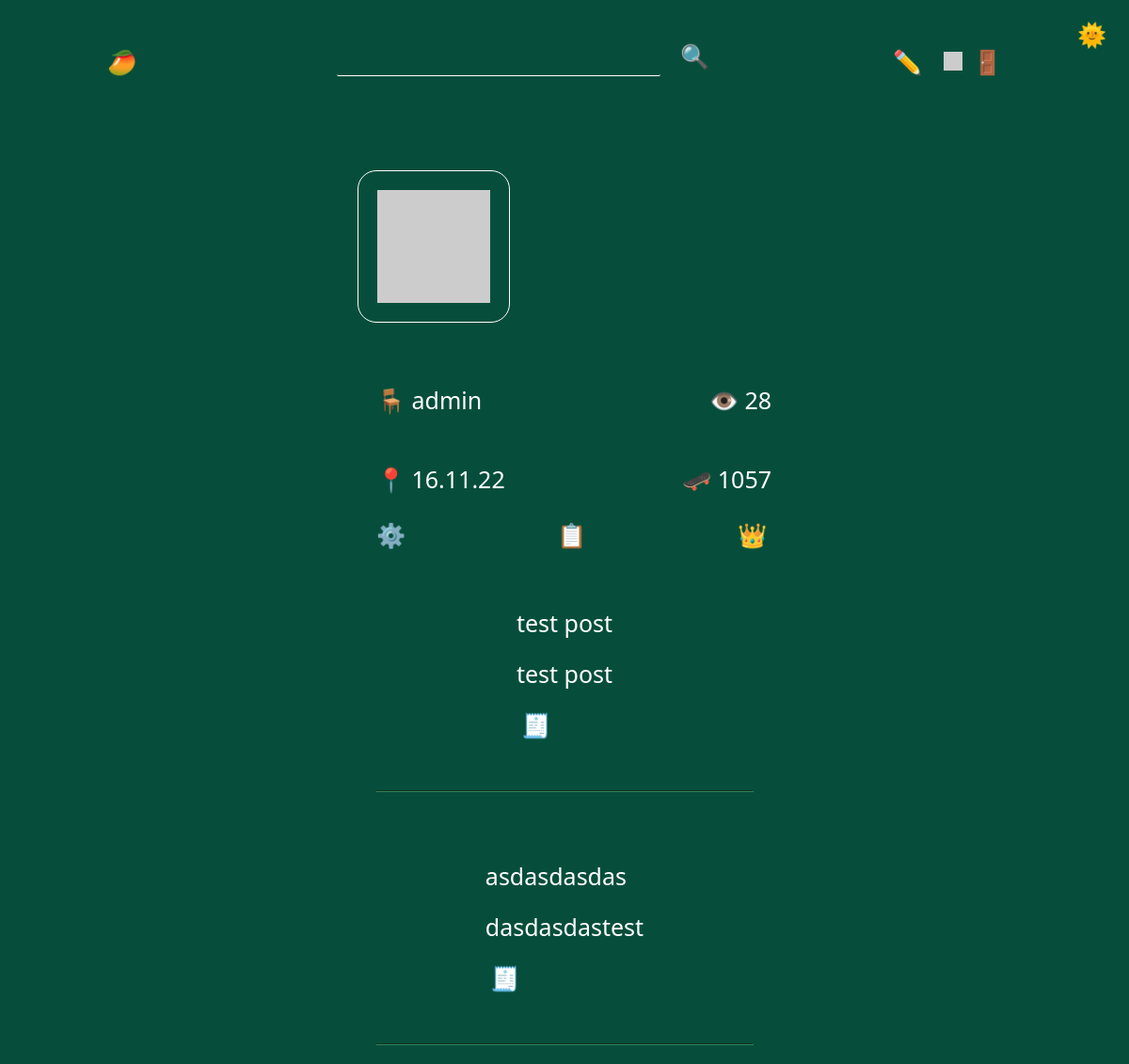
Before: /user/admin (signed in) with the older database file.
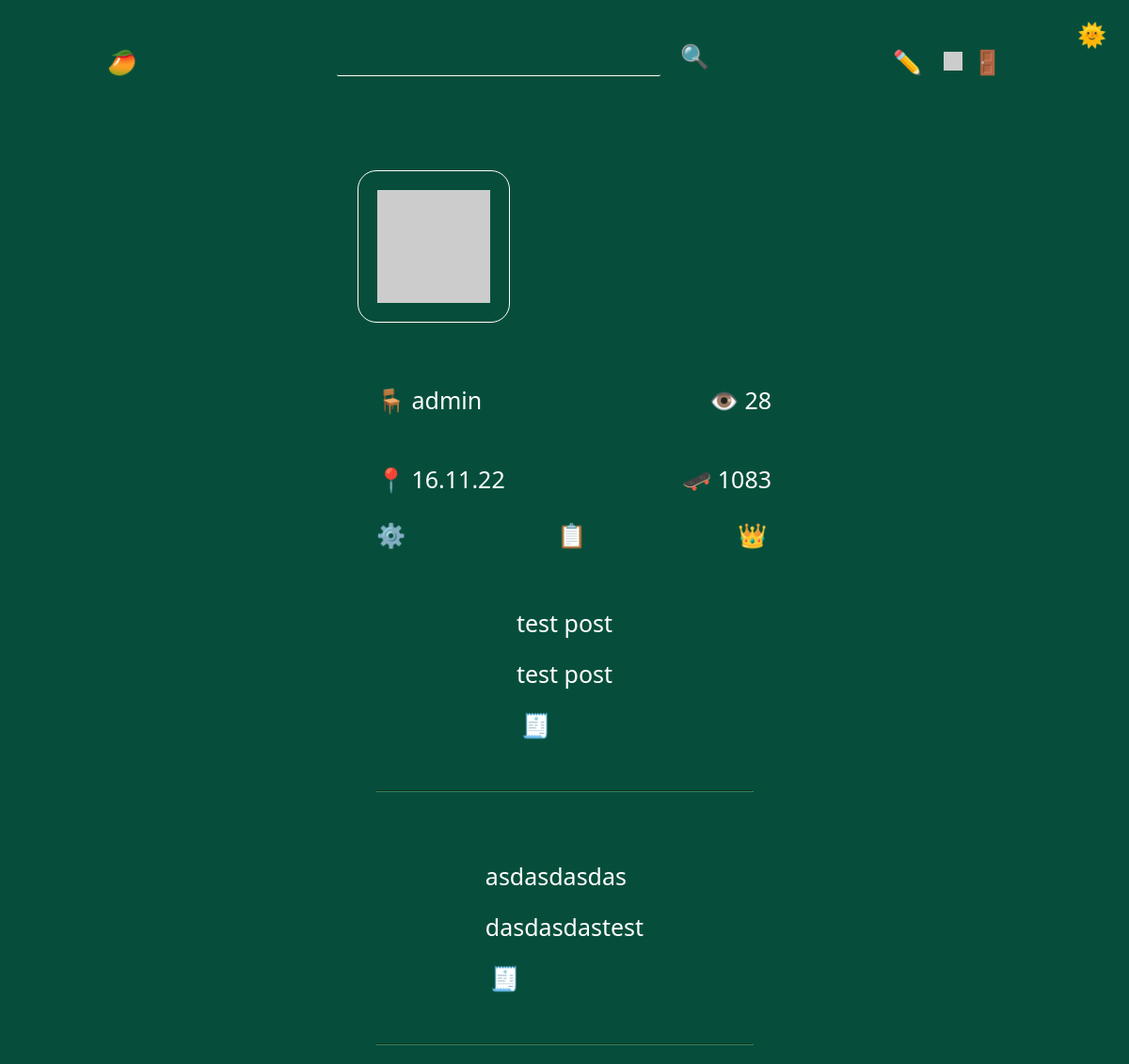
After: the same page with the newer database file.
### tables this page shows
CREATE TABLE "Users" (
	"userID"	INTEGER NOT NULL UNIQUE,
	"userName"	TEXT UNIQUE,
	"number"	TEXT UNIQUE,
	"password"	TEXT,
	"profilePicture"	TEXT,
	"role"	TEXT,
	"points"	INTEGER,
	"creationDate"	TEXT,
	"creationTime"	TEXT,
	"isVerified"	TEXT DEFAULT 'False',
	PRIMARY KEY("userID" AUTOINCREMENT)
);

### routes/user.py (the view)
@userBlueprint.route("/user/<userName>")
def user(userName):
    connection = sqlite3.connect("db/users.db")
    cursor = connection.cursor()
    cursor.execute(f"select userName from users")
    users = cursor.fetchall()
    match str(userName).lower() in str(users).lower():
        case True:
            message("2", f'USER: "{userName}" FOUND')
            cursor.execute(f'select * from users where lower(userName) = "{userName}"')
            user = cursor.fetchone()
            connection = sqlite3.connect("db/posts.db")
            cursor = connection.cursor()
            cursor.execute(f'select views from posts where author = "{user[1]}"')
            viewsData = cursor.fetchall()
            views = 0
            for view in viewsData:
                views += int(view[0])
            cursor.execute(f'select * from posts where author = "{user[1]}"')
            posts = cursor.fetchall()
            connection = sqlite3.connect("db/comments.db")
            cursor = connection.cursor()
            cursor.execute(
                f'select * from comments where lower(user) = "{userName.lower()}"'
            )
            comments = cursor.fetchall()
            if posts:
                showPosts = True
            elif not posts:
                showPosts = False
            if comments:
                showComments = True
            elif not comments:
                showComments = False
            message("2", f'USER: "{userName}"s PAGE LOADED')
            return render_template(
                "user.html",
                user=user,
                views=views,
                posts=posts,
                comments=comments,
                showPosts=showPosts,
                showComments=showComments,
            )
        case _:
            message("1", f'USER: "{userName}" NOT FOUND')
            return render_template("404.html")

### app.py (called while the page is built)
@app.context_processor
def utility_processor():
    getProfilePicture
    return dict(getProfilePicture=getProfilePicture)

### helpers.py (called while the page is built)
def currentDate():
    return datetime.now(tzinfo).strftime("%d.%m.%y")

def currentTime(seconds=False):
    match seconds:
        case False:
            return datetime.now(tzinfo).strftime("%H:%M")
        case True:
            return datetime.now(tzinfo).strftime("%H:%M:%S")

def message(color, message):
    print(
        f"\n\033[94m[{currentDate()}\033[0m"
        f"\033[95m {currentTime(True)}]\033[0m"
        f"\033[9{color}m {message}\033[0m\n"
    )
    logFile = open("log.log", "a", encoding="utf-8")
    logFile.write(f"[{currentDate()}" f"|{currentTime(True)}]" f" {message}\n")
    logFile.close()

def getProfilePicture(userName):
    connection = sqlite3.connect("db/users.db")
    cursor = connection.cursor()
    cursor.execute(
        f'select profilePicture from users where lower(userName) = "{userName.lower()}"'
    )
    return cursor.fetchone()[0]

### templates/user.html (shortened to what this page needs)
{% extends 'layout.html'%} {%block head%}
<link
  rel="stylesheet"
  href="{{ url_for('static', filename='css/index.css') }}"
/>
<link
  rel="stylesheet"
  href="{{ url_for('static', filename='css/user.css') }}"
/>
{% endblock head %} {%block body%}
<div class="container">
  <div class="userContainer">
    <section class="head">
      <img src="{{user[4]}}" alt="{{user[1]}}" class="userProfilePicture" />
    </section>
    <section class="stats">
      <p class="userRole">🪑 {{user[5]}}</p>
      <p class="userViews">👁️ {{views}}</p>
    </section>
    <section class="stats">
      <p class="userCreationDate">📍 {{user[7]}}</p>
      <p class="userPoint">🛹 {{user[6]}}</p>
    </section>
    <section class="stats">
      {% if session["userName"] == user[1] %}
      <a href="/accountsettings" class="btn btnLink textPrimary">⚙️</a>
      <a href="/dashboard/{{user[1]}}" class="btn btnLink textPrimary">📋</a>
      {% endif %} {% if user[5] == "admin" and session["userName"] == user[1] %}
      <a href="/admin" class="btn btnLink textPrimary">👑</a>
      {% endif %}
    </section>
  </div>
  {% if showPosts %} {% for post in posts %}
  <div class="post centeredHorizontally">
    <a class="title textPrimary" href="/post/{{post[0]}}">{{post[1]}}</a>
    <div class="content" tag="content">{{post[3]|safe}}</div>
    <a href="/post/{{post[0]}}" class="btn btnLink">🧾</a>
  </div>
  <hr style="width: 20rem;" />
  {% endfor %} {% endif %}
</div>
{% endblock body %}

Changed rows visible on the page:
changed Users "admin": points "1057" → "1083"
